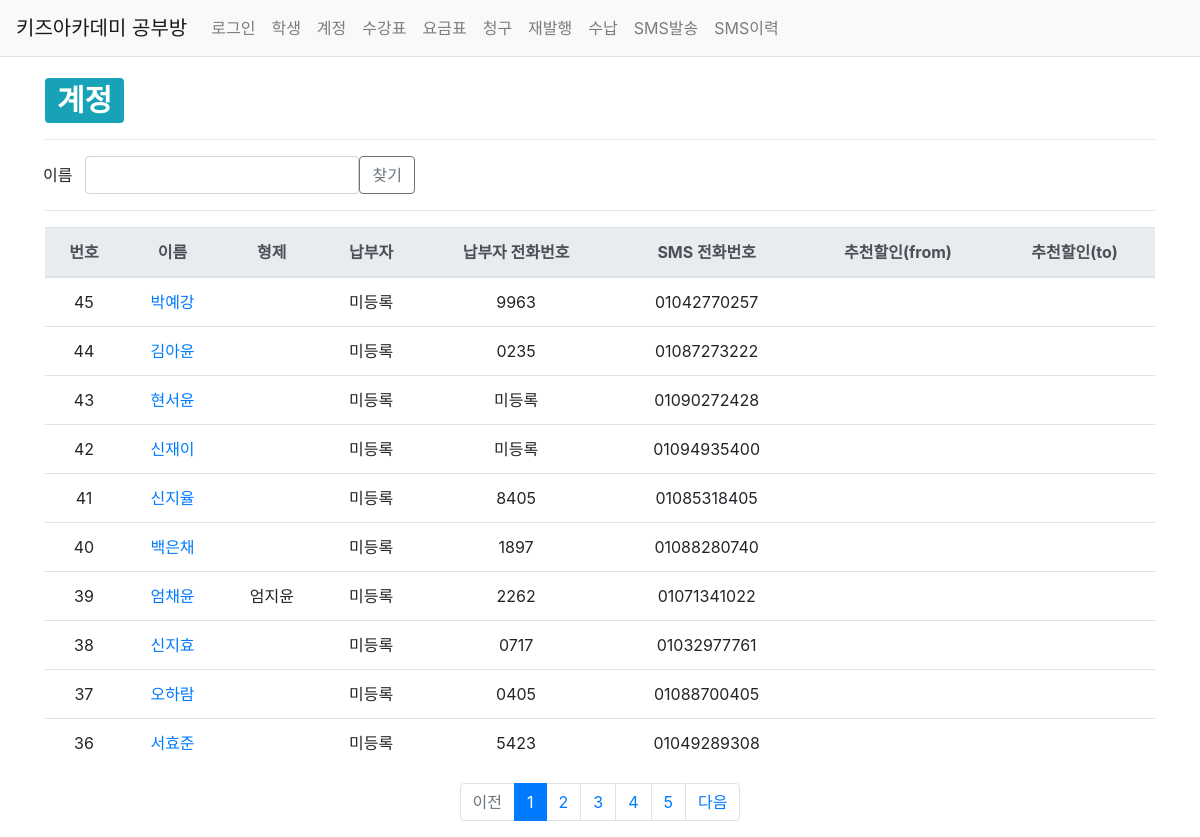
/studyroom/account/, run on the app's committed database.
### studyroom/models.py (models this page shows, shortened)
class Account(models.Model):
    user = models.ForeignKey(User, on_delete=models.SET_NULL, null=True)
    student = models.ForeignKey(Student, on_delete=models.SET_NULL, null=True)
    payer = models.CharField(max_length=40, null=True, blank=True)
    payer_phone_num = models.CharField(max_length=11, null=True, blank=True)
    sms_phone_num = models.CharField(max_length=11, null=True, blank=True)
    recommend_dc_start = models.CharField(max_length=6, null=True, blank=True, default='yyyymm')
    recommend_dc_end = models.CharField(max_length=6, null=True, blank=True, default='yyyymm')
    create_date = models.DateTimeField()
    modify_date = models.DateTimeField(null=True, blank=True)

class Student(models.Model):
    Grade_choices = (
        ('Y6','6세'),
        ('Y7','7세'),
        ('E1','1학년'),
        ('E2','2학년'),
        ('E3','3학년'),
        ('E4','4학년'),
        ('E5','5학년'),
        ('E6','6학년'),
    )
    user = models.ForeignKey(User, on_delete=models.SET_NULL, null=True)
    brother = models.ForeignKey('self', on_delete=models.SET_NULL, null=True, blank=True)
    name = models.CharField(max_length=20)
    grade = models.CharField(max_length=2, choices=Grade_choices)
    create_date = models.DateTimeField()
    modify_date = models.DateTimeField(null=True, blank=True)
    delete_yn = models.CharField(max_length=1, default='n')

### studyroom/views/account_views.py (the view)
def account_list(request):
    logger.info("INFO 레벨로 출력")
    """
    계정 목록 출력
    """
    page = request.GET.get('page', '1')  # 페이지
    name = request.GET.get('name', '')  # 검색어
    account_list = Account.objects.order_by('id')
    if name:
        account_list = account_list.filter(
            Q(student__name__icontains=name) |  # 학생이름 검색
            Q(student__brother__name__icontains=name)  # 학생이름 검색
        ).distinct()
    paginator = Paginator(account_list, 10)  # 페이지당 10개씩 보여주기
    page_obj = paginator.get_page(page)
    context = {'account_list': page_obj, 'page': page, 'name': name}
    return render(request, 'studyroom/account_list.html', context)

### studyroom/templatetags/studyroom_filter.py (called while the page is built)
@register.filter
def sub(value, arg):
    return value - arg

### templates/studyroom/account_list.html (shortened to what this page needs)
{% extends 'base.html' %}
{% load studyroom_filter %}
{% load humanize %}
{% block content %}
<div class="container my-3">
    <div>
        <h1>
            <span class="badge badge-info">계정</span>
        </h1>
    </div>
    <hr class="my-3">
    <div class="row">
        <div class="col-xs-2">
            <button class="btn " type="button" >이름</button>
        </div>
        <div class="col-xs-2">
            <input id="input_search" type="text" class="form-control name" value="{{ name|default_if_none:'' }}">
        </div>
        <div>
            <button class="btn btn-outline-secondary" type="button" id="btn_search">찾기</button>
        </div>
    </div>
    <hr class="my-3">
    <table class="table">
        <thead>
        <tr class="text-center thead-light">
            <th>번호</th>
            <th>이름</th>
            <th>형제</th>
            <th>납부자</th>
            <th>납부자 전화번호</th>
            <th>SMS 전화번호</th>
            <th>추천할인(from)</th>
            <th>추천할인(to)</th>
        </tr>
        </thead>
        <tbody>
        {% if account_list %}
        {% for account in account_list %}
        <tr class="text-center">
            <td>
                {{ account_list.paginator.count|sub:account_list.start_index|sub:forloop.counter0|add:1 }}
            </td>
            <td><a href="{% url 'studyroom:account_modify' account.id %}">{{ account.student.name }}</td>
            <td>{{ account.student.brother.name }}</td>
            <td>{{ account.payer|default_if_none:"미등록" }}</td>
            <td>{{ account.payer_phone_num|default_if_none:"미등록" }}</td>
            <td>{{ account.sms_phone_num|default_if_none:"미등록" }}</td>
            <td>{{ account.recommend_dc_start|default_if_none:"" }}</td>
            <td>{{ account.recommend_dc_end|default_if_none:"" }}</td>
        </tr>
        {% endfor %}
        {% else %}
        <tr>
            <td colspan="3">account이 없습니다.</td>
        </tr>
        {% endif %}
        </tbody>
    </table>
    <ul class="pagination justify-content-center">
        {% if account_list.has_previous %}
        <li class="page-item">
            <a class="page-link" href="?page={{ account_list.previous_page_number }}">이전</a>
        </li>
        {% else %}
        <li class="page-item disabled">
            <a class="page-link" tabindex="-1" aria-disabled="true" href="#">이전</a>
        </li>
        {% endif %}
        {% for page_number in account_list.paginator.page_range %}
        {% if page_number >= account_list.number|add:-5 and page_number <= account_list.number|add:5 %}
            {% if page_number == account_list.number %}
            <li class="page-item active" aria-current="page">
                <a class="page-link" href="?page={{ page_number }}">{{ page_number }}</a>
            </li>
            {% else %}
            <li class="page-item">
                <a class="page-link" href="?page={{ page_number }}">{{ page_number }}</a>
            </li>
            {% endif %}
        {% endif %}
        {% endfor %}
        {% if account_list.has_next %}
        <li class="page-item">
            <a class="page-link" href="?page={{ account_list.next_page_number }}">다음</a>
        </li>
        {% else %}
        <li class="page-item disabled">
            <a class="page-link" tabindex="-1" aria-disabled="true" href="#">다음</a>
        </li>
        {% endif %}
    </ul>
</div>
{% endblock %}

### data on the page
Account: paginator.count|sub "45", student.name "박예강", payer "미등록", payer_phone_num "9963", sms_phone_num "01042770257"
Account: paginator.count|sub "44", student.name "김아윤", payer "미등록", payer_phone_num "0235", sms_phone_num "01087273222"
Account: paginator.count|sub "43", student.name "현서윤", payer "미등록", payer_phone_num "미등록", sms_phone_num "01090272428"
Account: paginator.count|sub "42", student.name "신재이", payer "미등록", payer_phone_num "미등록", sms_phone_num "01094935400"
Account: paginator.count|sub "41", student.name "신지율", payer "미등록", payer_phone_num "8405", sms_phone_num "01085318405"
Account: paginator.count|sub "40", student.name "백은채", payer "미등록", payer_phone_num "1897", sms_phone_num "01088280740"
Account: paginator.count|sub "39", student.name "엄채윤", student.brother.name "엄지윤", payer "미등록", payer_phone_num "2262", sms_phone_num "01071341022"
Account: paginator.count|sub "38", student.name "신지효", payer "미등록", payer_phone_num "0717", sms_phone_num "01032977761"
Account: paginator.count|sub "37", student.name "오하람", payer "미등록", payer_phone_num "0405", sms_phone_num "01088700405"
Account: paginator.count|sub "36", student.name "서효준", payer "미등록", payer_phone_num "5423", sms_phone_num "01049289308"

### other printed values
{{ page_number }} "1"
{{ page_number }} "2" "3" "4" "5"
